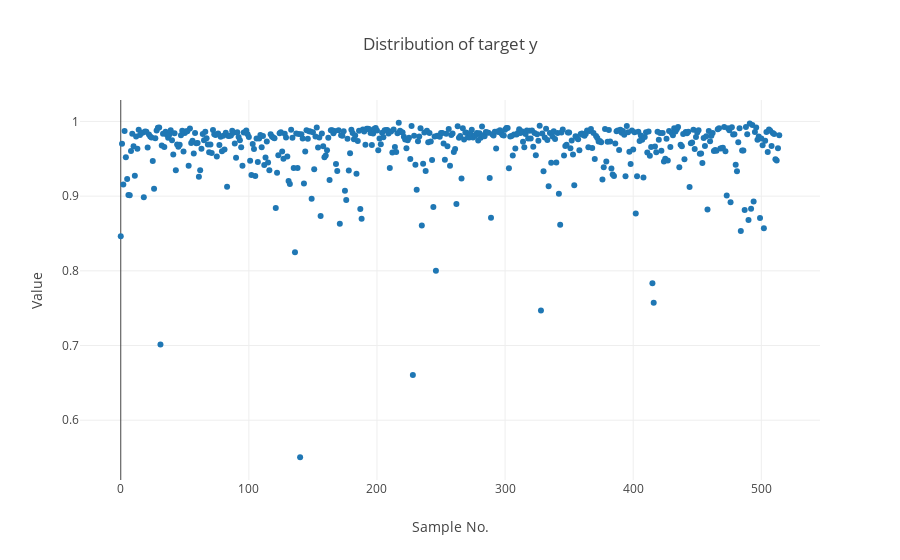

The notebook cell saved with this chart:
### Code cell
X, y = Olararib_1017.iloc[:, 6:].values, Olararib_1017.iloc[:, 5].values.ravel()
data1 = go.Scatter(
        y = y,
        mode = "markers",
        name = "y_ture",
)

layout = dict(
    xaxis=dict(
        title='Sample No.'
    ),
    yaxis=dict(
        title='Value'
    ),
    title="Distribution of target y"
    
)
fig = go.Figure(data=[data1], layout=layout)
iplot(fig)

# To show plot, paste the link to this GitHub notebook into http://nbviewer.jupyter.org/

### Figure 1 — Plotly figure (JSON) as saved in the notebook; plotly's stock layout.template omitted (floating-point values rounded to 4 significant figures; data arrays with more than 128 entries replaced by an {"elided": "..."} marker saying what was removed)
{"data": [{"mode": "markers", "name": "y_ture", "type": "scatter", "uid": "a9034810-7ab8-11e9-985f-4a0002d544a0", "y": {"elided": "515 float values"}}], "layout": {"title": "Distribution of target y", "xaxis": {"title": "Sample No."}, "yaxis": {"title": "Value"}}}
